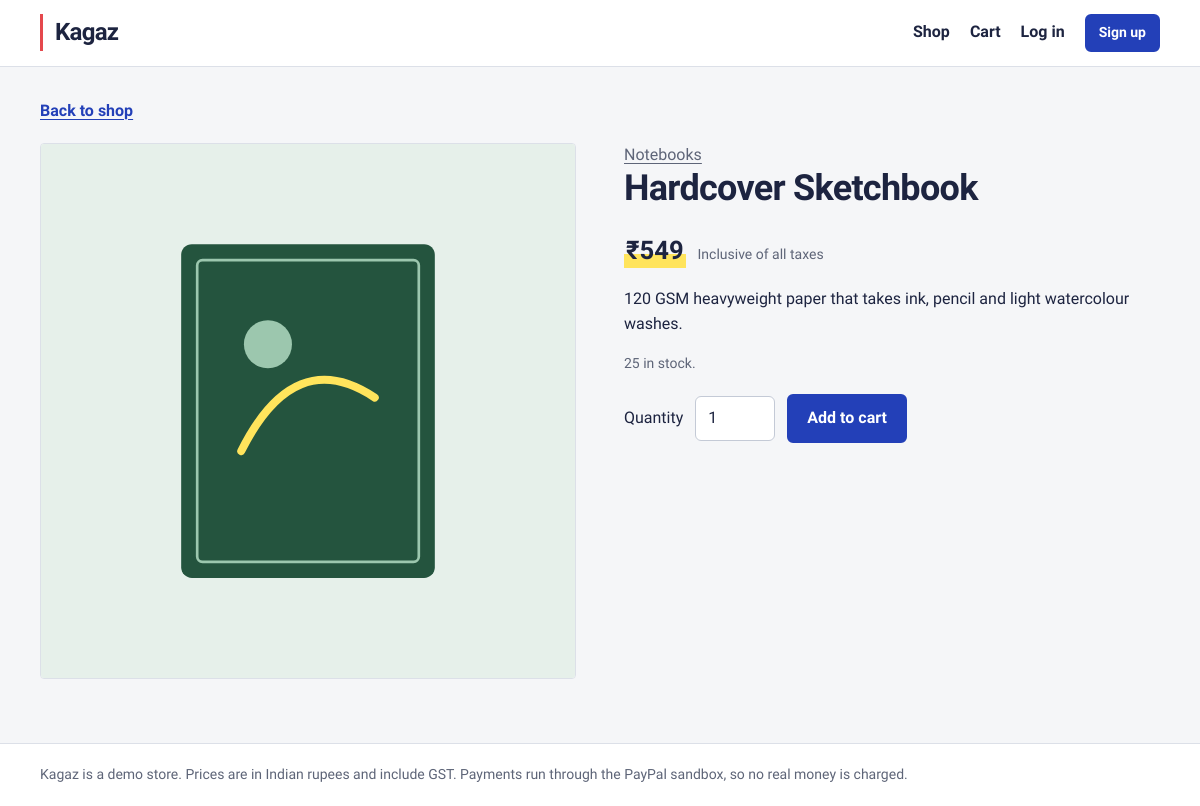
The app's page /product.php?id=3 with its own data.
### tables this page shows
CREATE TABLE products (
    id           INT AUTO_INCREMENT PRIMARY KEY,
    category_id  INT NULL,
    name         VARCHAR(150) NOT NULL,
    description  TEXT,
    price        DECIMAL(10,2) NOT NULL,   
    stock        INT NOT NULL DEFAULT 0,
    image        VARCHAR(255) NULL,        
    created_at   TIMESTAMP DEFAULT CURRENT_TIMESTAMP,
    FOREIGN KEY (category_id) REFERENCES categories(id) ON DELETE SET NULL
);

CREATE TABLE categories (
    id    INT AUTO_INCREMENT PRIMARY KEY,
    name  VARCHAR(100) NOT NULL UNIQUE
);

### includes/functions.php (called while the page is built, shortened)
<?php
function e($value): string
{
    return htmlspecialchars((string)$value, ENT_QUOTES, 'UTF-8');
}
function url(string $path = ''): string
{
    return BASE_URL . '/' . ltrim($path, '/');
}
function money($amount): string
{
    $amount = round((float)$amount, 2);
    [$rupees, $paise] = explode('.', number_format(abs($amount), 2, '.', ''));
    return ($amount < 0 ? '-' : '') . CURRENCY_SIGN . $rupees . ($paise !== '00' ? '.' . $paise : '');
}
function product_image(?string $image): string
{
    return url('assets/products/' . $image);
}

### product.php (the view, shortened to what this page needs)
<?php
require __DIR__ . '/includes/init.php';
$stmt = $pdo->prepare('SELECT p.*, c.name AS category_name
                       FROM products p LEFT JOIN categories c ON c.id = p.category_id
                       WHERE p.id = ?');
$stmt->execute([(int)($_GET['id'] ?? 0)]);
$product = $stmt->fetch();
$inCart = $_SESSION['cart'][$product['id']] ?? 0;
require __DIR__ . '/includes/header.php';
?>
<a class="back" href="<?= url('index.php') ?>">Back to shop</a>
<div class="detail">
    <div class="detail-img">
        <img src="<?= e(product_image($product['image'])) ?>" alt="<?= e($product['name']) ?>">
    </div>
    <div class="detail-info">
        <?php if ($product['category_name']): ?>
            <a class="muted" href="<?= url('index.php?category=' . $product['category_id']) ?>"><?= e($product['category_name']) ?></a>
        <?php endif; ?>
        <h1><?= e($product['name']) ?></h1>
        <p class="price-block"><span class="price price-lg"><?= money($product['price']) ?></span>
            <span class="muted small">Inclusive of all taxes</span></p>
        <p><?= nl2br(e($product['description'])) ?></p>
        <?php if ($product['stock'] > 0): ?>
            <p class="muted small"><?= (int)$product['stock'] ?> in stock.<?= $inCart ? ' ' . $inCart . ' already in your cart.' : '' ?></p>
            <form method="post" action="<?= url('cart.php') ?>" class="add-form">
                <label for="qty">Quantity</label>
                <input id="qty" type="number" name="quantity" value="1" min="1" max="<?= (int)$product['stock'] ?>">
                <button class="btn" type="submit">Add to cart</button>
            </form>
        <?php else: ?>
            <p class="flash flash-info">Out of stock right now.</p>
        <?php endif; ?>
    </div>
</div>
<?php require __DIR__ . '/includes/footer.php'; ?>

### assets/css/style.css (style rules this page uses)
:root { --paper: #f5f6f8; --surface: #ffffff; --ink: #1d2440; --muted: #5e6578; --rule: #dce0e8; --blue: #2340b8; --blue-dark: #182d86; --highlight: #ffe45c; --margin-red: #e5484d; --font: "Bricolage Grotesque", system-ui, -apple-system, "Segoe UI", Roboto, sans-serif; }
*, *::before, *::after { box-sizing: border-box; }
body { margin: 0; font-family: var(--font); font-size: 16px; line-height: 1.55; color: var(--ink); background: var(--paper); display: flex; flex-direction: column; min-height: 100vh; }
a { color: var(--blue); text-decoration-thickness: 1px; text-underline-offset: 3px; }
img { max-width: 100%; display: block; }
h1, h2, h3 { line-height: 1.15; margin: 0 0 .6em; }
h1 { font-size: clamp(1.8rem, 3vw, 2.4rem); font-weight: 800; letter-spacing: -0.02em; }
.muted { color: var(--muted); }
.small { font-size: .875rem; }
.btn { display: inline-block; padding: 10px 18px; border: 2px solid var(--blue); border-radius: 6px; background: var(--blue); color: #fff; font: inherit; font-weight: 600; text-decoration: none; cursor: pointer; }
.price { font-weight: 800; background: linear-gradient(transparent 58%, var(--highlight) 58%, var(--highlight) 92%, transparent 92%); padding: 0 2px; }
.price-lg { font-size: 1.6rem; }
.price-block { display: flex; align-items: baseline; gap: 12px; flex-wrap: wrap; }
.back { display: inline-block; margin-bottom: 20px; font-weight: 600; }
.detail { display: grid; grid-template-columns: 1fr 1fr; gap: 48px; align-items: start; }
.detail-img { background: var(--surface); border: 1px solid var(--rule); border-radius: 4px; overflow: hidden; }
.detail-info p { max-width: 60ch; }
.add-form { display: flex; align-items: center; gap: 12px; margin-top: 20px; }
.add-form input { width: 80px; }
input, select, textarea { font: inherit; color: var(--ink); padding: 9px 12px; border: 1px solid #c4cad6; border-radius: 6px; background: var(--surface); }

### records on screen
products: image (picture), category.name "Notebooks", name "Hardcover Sketchbook", price "₹549", description "120 GSM heavyweight paper that takes ink, pencil and light watercolour washes.", stock "25"

### other values on screen
SITE_NAME "Kagaz"
